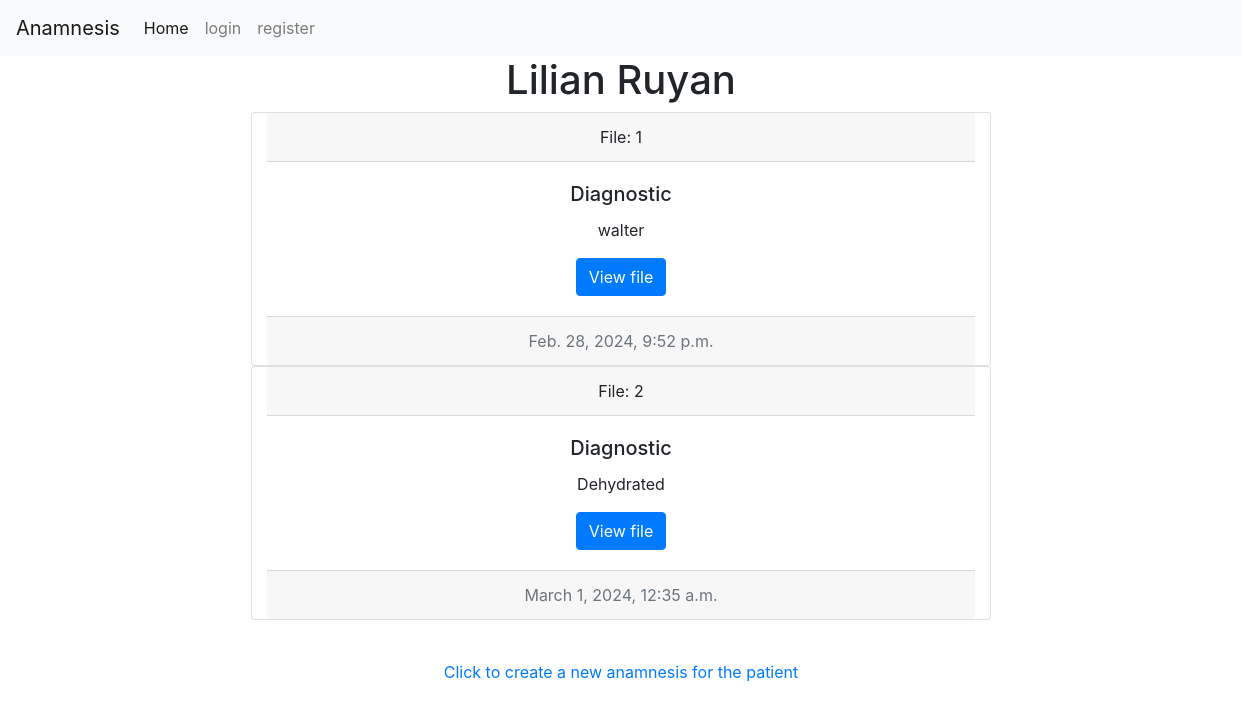
Page /file/11 on the earlier database version.
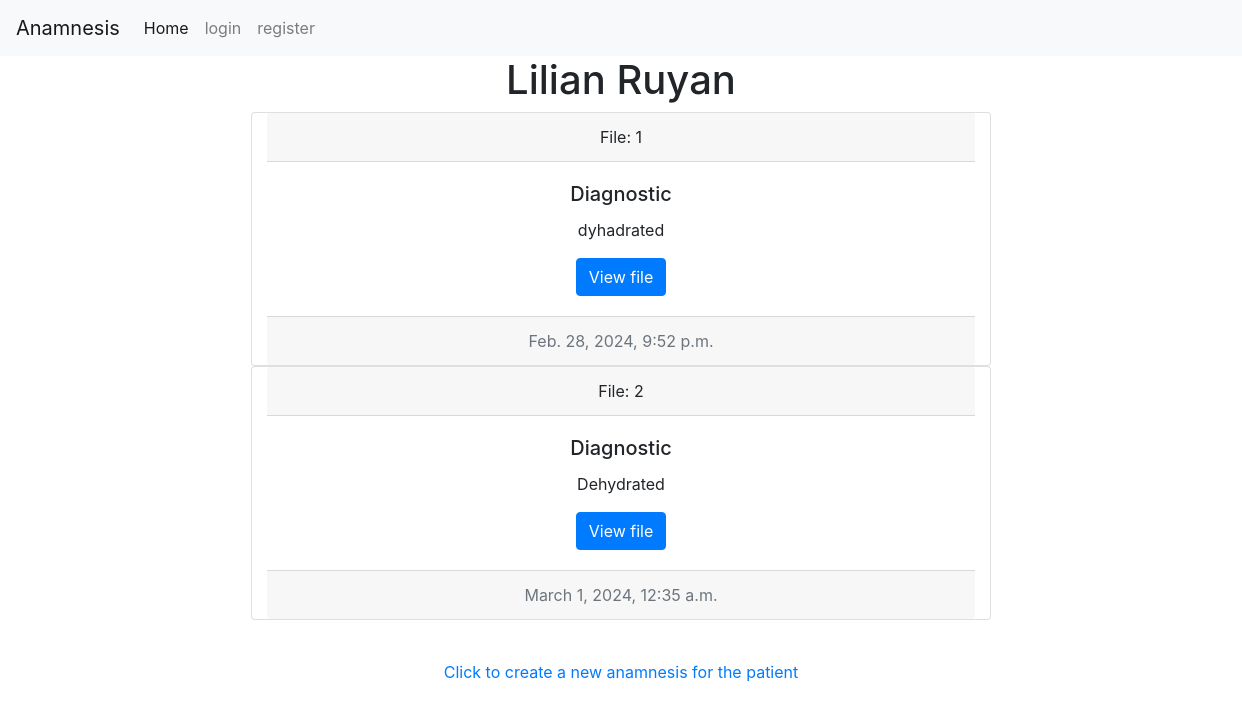
Same page on the later database version.
### anamnesis/models.py (models this page shows)
class Patienthistory(models.Model):
    patient = models.ForeignKey(Patient, on_delete=models.CASCADE, blank=True, null=True, related_name="patient_history")
    date = models.DateTimeField() #date the file was created
    diagnostic =models.CharField(max_length=500, blank=True, null=True)
    history =models.CharField(max_length=500, blank=True, null=True) # Explanation of the symptoms
    prescription = models.CharField(max_length=500, blank=True, null=True)
    visit = models.CharField(max_length=30, blank=True, null=True) # Reason the patient is visiting
    nextappointment = models.DateField(null=True)

### anamnesis/views.py (the view, shortened to what this page needs)
# urls.py: path("file/<int:patient_id>", views.file, name="file"), #pull a patien file
def file(request, patient_id):
    if request.method == "GET":
        patient = Patient.objects.get(pk=patient_id)
        files = Patienthistory.objects.filter(patient_id=patient_id)
        paginator = Paginator(files, 10) #show 2 posts per page
        page_number = request.GET.get('page')
        page_obj = paginator.get_page(page_number)
        return render(request, "anamnesis/patientFile.html", {
            "patient": patient,
            "files": page_obj,
        })

### anamnesis/templates/anamnesis/patientFile.html (shortened to what this page needs)
{% extends "anamnesis/layout.html" %}
{% load static %}
{% block body %}
<div class="container">
    <div>
        <h1 style="text-align: center;">{{patient.name}} {{patient.lastname}}</h1>
    </div>
{% for file in files %}
    <div class="card col-sm-8 container text-center">
        <div class="card-header">
            File: {{file.id}}
        </div>
        <div class="card-body">
            <h5 class="card-title">Diagnostic</h5>
            <p class="card-text">{{file.diagnostic}}</p>
            <a href="{% url 'fileview' file_id=file.id%}" class="btn btn-primary">View file</a>
        </div>
        <div class="card-footer text-muted">
        {{file.date}}
        </div>
    </div>
{% endfor %}
    <div>
        <nav aria-label="Page navigation example">
        </nav>
    </div>
    <div class="mt-4 d-flex flex-md-row justify-content-center" id="clickallpatients">
        <a href="{% url 'history' patient_id=patient.id %}" id="">Click to create a new anamnesis for the patient</a>
    </div>
</div>
{% endblock %}

Differences in the rows shown:
changed Patienthistory id 1: diagnostic "walter" → "dyhadrated"
